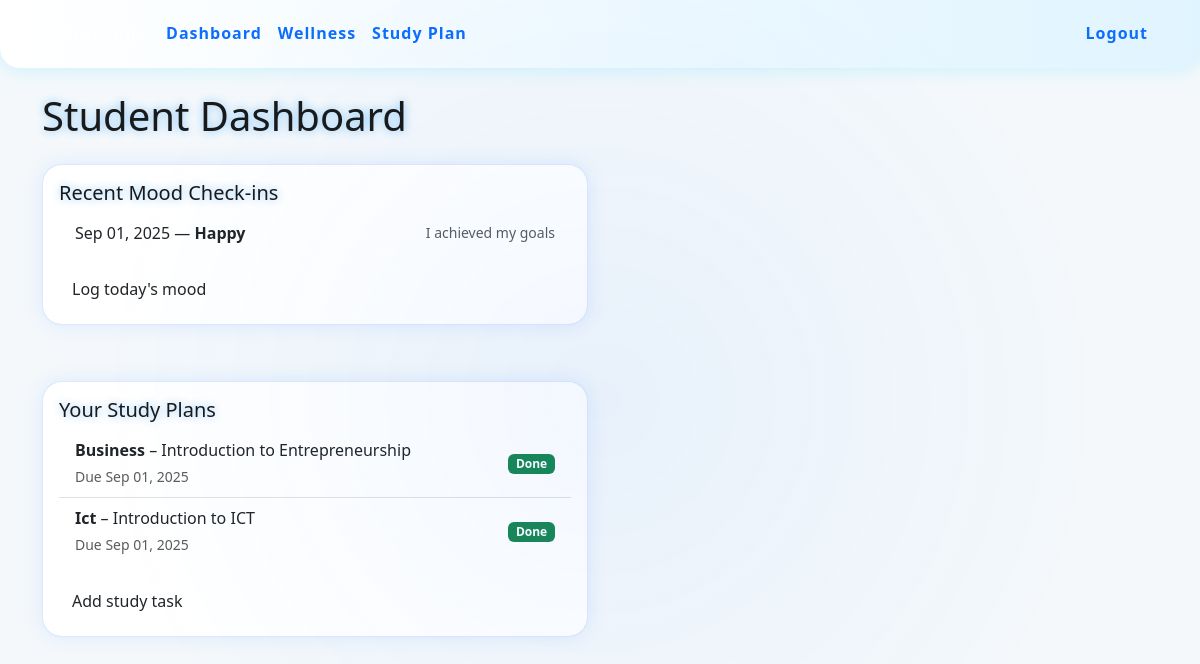
Page /dashboard (signed in) on the committed database.
### models.py (models this page shows)
class User(db.Model, UserMixin):
    id = db.Column(db.Integer, primary_key=True)
    name = db.Column(db.String(120), nullable=False)
    email = db.Column(db.String(255), unique=True, nullable=False)
    password_hash = db.Column(db.String(255), nullable=False)
    role = db.Column(db.String(20), nullable=False, default="student")  # student | teacher | parent | admin
    created_at = db.Column(db.DateTime, default=datetime.utcnow)
    moods = db.relationship("MoodEntry", backref="user", lazy=True)
    study_plans = db.relationship("StudyPlan", backref="user", lazy=True)

class MoodEntry(db.Model):
    id = db.Column(db.Integer, primary_key=True)
    user_id = db.Column(db.Integer, db.ForeignKey('user.id'), nullable=False)
    mood = db.Column(db.String(20), nullable=False)  # happy, okay, stressed, sad
    note = db.Column(db.Text, nullable=True)
    created_at = db.Column(db.DateTime, default=datetime.utcnow, index=True)

class StudyPlan(db.Model):
    id = db.Column(db.Integer, primary_key=True)
    user_id = db.Column(db.Integer, db.ForeignKey('user.id'), nullable=False)
    subject = db.Column(db.String(120), nullable=False)
    topic = db.Column(db.String(255), nullable=False)
    due_date = db.Column(db.Date, nullable=True)
    is_done = db.Column(db.Boolean, default=False)
    created_at = db.Column(db.DateTime, default=datetime.utcnow)

### app.py (the view)
@app.route("/dashboard")
@login_required
def dashboard():
    role = current_user.role.lower()  # ensure lowercase for template checks
    recent_moods = []
    plans = []
    students = []
    children = []
    users = []
    if role == "student":
        recent_moods = MoodEntry.query.filter_by(user_id=current_user.id).order_by(MoodEntry.created_at.desc()).limit(7).all()
        plans = StudyPlan.query.filter_by(user_id=current_user.id).order_by(StudyPlan.created_at.desc()).limit(10).all()
    elif role == "teacher":
        students = User.query.filter_by(role="student").all()
    elif role == "parent":
        children = User.query.filter_by(role="student").all()  # adjust as needed
    elif role == "admin":
        users = User.query.all()
    else:
        flash("Role not recognized.", "danger")
        return redirect(url_for("logout"))
    return render_template(
        "dashboard.html",
        role=role,
        recent_moods=recent_moods,
        plans=plans,
        students=students,
        children=children,
        users=users
    )

### app.py (called while the page is built)
@login_manager.user_loader
def load_user(user_id):
    return db.session.get(User, int(user_id))

### templates/dashboard.html (shortened to what this page needs)
{% extends "base.html" %}
{% block content %}
{% set normalized_role = (role or current_user.role or '')|lower %}
<h1 class="mb-4 text-futuristic">{{ normalized_role|capitalize }} Dashboard</h1>
{% if normalized_role == "student" %}
<div class="row g-4">
    <div class="col-lg-6">
        <div class="card shadow-futuristic h-100">
            <div class="card-body">
                <h3 class="h5 text-futuristic-title">Recent Mood Check-ins</h3>
                {% if recent_moods %}
                    <ul class="list-group list-group-flush">
                        {% for m in recent_moods %}
                        <li class="list-group-item d-flex justify-content-between align-items-center futuristic-item">
                            <span>{{ m.created_at.strftime('%b %d, %Y') }} — <strong class="text-capitalize">{{ m.mood }}</strong></span>
                            {% if m.note %}
                            <small class="text-muted">{{ m.note[:60] }}{% if m.note|length > 60 %}…{% endif %}</small>
                            {% endif %}
                        </li>
                        {% endfor %}
                    </ul>
                {% else %}
                    <p class="text-muted mb-0">No check-ins yet.</p>
                {% endif %}
                <a class="btn btn-futuristic mt-3" href="{{ url_for('mood') }}">Log today's mood</a>
            </div>
        </div>
    </div>
    <div class="col-lg-6">
        <div class="card shadow-futuristic h-100">
            <div class="card-body">
                <h3 class="h5 text-futuristic-title">Your Study Plans</h3>
                {% if plans %}
                    <ul class="list-group list-group-flush">
                        {% for p in plans %}
                        <li class="list-group-item d-flex justify-content-between align-items-center futuristic-item">
                            <div>
                                <div><strong>{{ p.subject }}</strong> – {{ p.topic }}</div>
                                {% if p.due_date %}
                                <small class="text-muted">Due {{ p.due_date.strftime('%b %d, %Y') }}</small>
                                {% endif %}
                            </div>
                            <span class="badge bg-{{ 'success' if p.is_done else 'secondary' }}">
                                {{ 'Done' if p.is_done else 'Pending' }}
                            </span>
                        </li>
                        {% endfor %}
                    </ul>
                {% else %}
                    <p class="text-muted mb-0">No study tasks yet.</p>
                {% endif %}
                <a class="btn btn-futuristic mt-3" href="{{ url_for('study_plan') }}">Add study task</a>
            </div>
        </div>
    </div>
</div>
{% else %}
<p class="text-danger">Role not recognized. Please contact an administrator.</p>
{% endif %}
{% endblock %}

### templates/base.html (shortened to what this page needs)
<!doctype html>
<html lang="en">
<head>
    <link href="https://cdn.jsdelivr.net/npm/bootstrap@5.3.3/dist/css/bootstrap.min.css" rel="stylesheet">
    <link href="{{ url_for('static', filename='css/style.css') }}" rel="stylesheet">
</head>
<body>
    <nav class="navbar navbar-expand-lg navbar-dark bg-primary">
        <div class="container">
            <a class="navbar-brand" href="{{ url_for('index') }}">EduBridge</a>
            <div id="nav" class="collapse navbar-collapse">
                <ul class="navbar-nav me-auto">
                    {% if current_user.is_authenticated %}
                        <li class="nav-item"><a class="nav-link" href="{{ url_for('dashboard') }}">Dashboard</a></li>
                        {% if current_user.role == 'student' %}
                            <li class="nav-item"><a class="nav-link" href="{{ url_for('mood') }}">Wellness</a></li>
                            <li class="nav-item"><a class="nav-link" href="{{ url_for('study_plan') }}">Study Plan</a></li>
                        {% endif %}
                    {% endif %}
                </ul>
                <ul class="navbar-nav ms-auto">
                    {% if current_user.is_authenticated %}
                        <li class="nav-item"><a class="nav-link" href="{{ url_for('logout') }}">Logout</a></li>
                    {% else %}
                        <li class="nav-item"><a class="nav-link" href="{{ url_for('login') }}">Login</a></li>
                        <li class="nav-item"><a class="nav-link" href="{{ url_for('register') }}">Register</a></li>
                    {% endif %}
                </ul>
            </div>
        </div>
    </nav>
    <main class="container my-4">
        {% block content %}{% endblock %}
    </main>
</body>
</html>

### static/css/style.css (style rules this page uses)
body { background: #f4f8fb; font-family: 'Segoe UI', Tahoma, Geneva, Verdana, sans-serif; color: #1a1a1a; line-height: 1.6; margin: 0; transition: background 0.3s, color 0.3s; }
.navbar { background: linear-gradient(90deg, #ffffff, #e0f4ff); box-shadow: 0 0 20px rgba(0, 212, 255, 0.2); border-bottom-left-radius: 1.25rem; border-bottom-right-radius: 1.25rem; backdrop-filter: blur(10px); padding: 0.8rem 2rem; }
.navbar .nav-link { color: #0d6efd; font-weight: 600; letter-spacing: 1px; transition: color 0.3s, transform 0.25s, text-shadow 0.3s; }
.card { border-radius: 1.25rem; background: #ffffff; box-shadow: 0 0 20px rgba(13, 110, 253, 0.1); transition: transform 0.3s ease, box-shadow 0.3s ease, background 0.3s ease; color: #1a1a1a; border: 1px solid rgba(13, 110, 253, 0.15); }
.row.g-4 { gap: 2rem; }
a, button, .nav-link, .card { transition: all 0.3s ease-in-out; }
h1, h2, h3, h4, h5, h6 { text-transform: none; text-shadow: 0 0 8px rgba(13, 110, 253, 0.3), 0 0 12px rgba(0, 212, 255, 0.2); }

### rows in the picture
User: role "Student"
MoodEntry: created_at "Sep 01, 2025", mood "Happy", note "I achieved my goals"
StudyPlan: subject "Business", topic "Introduction to Entrepreneurship", due_date "Sep 01, 2025", is_done "Done"
StudyPlan: subject "Ict", topic "Introduction to ICT", due_date "Sep 01, 2025", is_done "Done"
